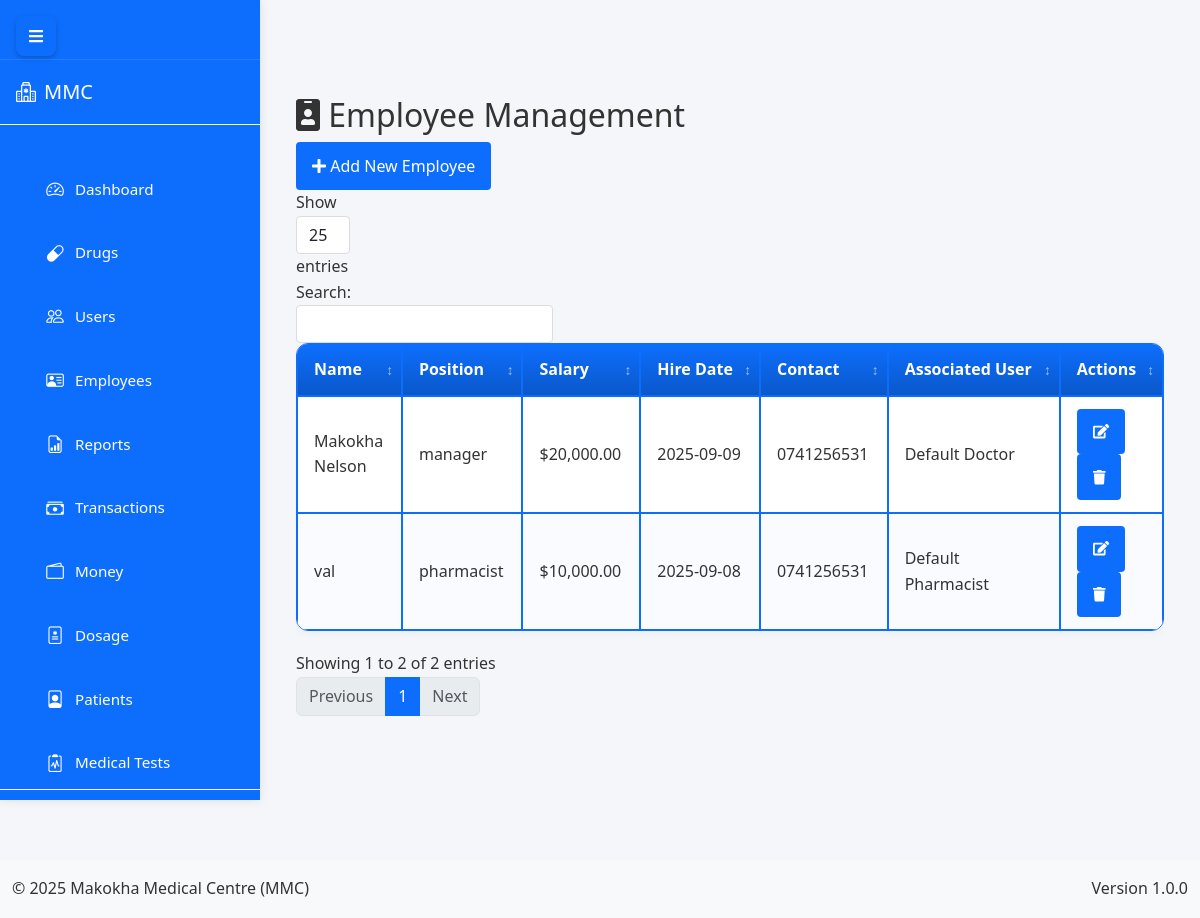
The app's page /admin/employees (signed in) with its own data.
### app.py (models this page shows, shortened)
class Employee(db.Model):
    __tablename__ = 'employees'
    id = db.Column(db.Integer, primary_key=True)
    name = db.Column(db.String(100), nullable=False)
    position = db.Column(db.String(100))
    salary = db.Column(db.Float)
    hire_date = db.Column(db.Date)
    contact = db.Column(db.String(100))
    user_id = db.Column(db.Integer, db.ForeignKey('user.id'))
    created_at = db.Column(db.DateTime, default=lambda: datetime.now(timezone.utc))
    updated_at = db.Column(db.DateTime, default=lambda: datetime.now(timezone.utc), onupdate=lambda: datetime.now(timezone.utc))
    payrolls = db.relationship('Payroll', backref='employee', lazy=True)
    user = db.relationship('User', backref='employee')

class User(db.Model, UserMixin):
    __tablename__ = 'user'
    id = db.Column(db.Integer, primary_key=True)
    username = db.Column(db.String(50), unique=True, nullable=False)
    email = db.Column(db.String(100), unique=True, nullable=False)
    password = db.Column(db.String(200), nullable=False)
    role = db.Column(db.String(20), nullable=False, default='user')
    is_active = db.Column(db.Boolean, default=True)
    last_login = db.Column(db.DateTime)
    profile_picture = db.Column(db.String(255))
    created_at = db.Column(db.DateTime, default=lambda: datetime.now(timezone.utc))
    updated_at = db.Column(db.DateTime, default=lambda: datetime.now(timezone.utc), onupdate=lambda: datetime.now(timezone.utc))

### app.py (the view, shortened to what this page needs)
@app.route('/admin/employees', methods=['GET', 'POST'])
@login_required
def manage_employees():
    if current_user.role != 'admin':
        flash('Unauthorized access', 'danger')
        return redirect(url_for('home'))
    employees = Employee.query.all()
    users = User.query.filter(User.role != 'admin').all()
    return render_template('admin/employees.html',
                        employees=employees,
                        users=users,
                        User=User)  # Pass the User model to template

### app.py (called while the page is built, shortened)
@app.before_request
def initialize_data():
    global _first_request
    if not _first_request:
        return

@app.context_processor
def inject_current_date():
    return {'current_date': date.today().strftime('%Y-%m-%d')}

@app.context_processor
def inject_csrf_token():
    return dict(csrf_token=generate_csrf)

@app.context_processor
def utility_processor():
    def decrypt_data(encrypted_data):
        if not encrypted_data:
            return ""
        try:
            return Config.decrypt_data_static(encrypted_data)
        except:
            return "[Decryption Error]"
    return dict(decrypt_data=decrypt_data)

    @login_manager.user_loader
    def load_user(user_id):
        return db.session.get(User, int(user_id))

### templates/admin/employees.html (shortened to what this page needs)
{% extends "base.html" %}
{% block content %}
<div class="content">
    <div class="page-header">
        <h2><i class="fas fa-id-badge"></i> Employee Management</h2>
        <div class="page-actions">
            <button class="btn btn-primary" data-toggle="modal" data-target="#addEmployeeModal">
                <i class="fas fa-plus"></i> Add New Employee
            </button>
        </div>
    </div>
    <div class="table-responsive">
        <table class="data-table" id="employeesTable">
            <thead>
                <tr>
                    <th>Name</th>
                    <th>Position</th>
                    <th>Salary</th>
                    <th>Hire Date</th>
                    <th>Contact</th>
                    <th>Associated User</th>
                    <th>Actions</th>
                </tr>
            </thead>
            <tbody>
                {% for employee in employees %}
                <tr>
                    <td>{{ employee.name }}</td>
                    <td>{{ employee.position }}</td>
                    <td>{{ "${:,.2f}".format(employee.salary) if employee.salary else 'N/A' }}</td>
                    <td>{{ employee.hire_date.strftime('%Y-%m-%d') if employee.hire_date else 'N/A' }}</td>
                    <td>{{ employee.contact if employee.contact else 'N/A' }}</td>
                    <td>
                        {% if employee.user_id %}
                            {% set user = User.query.get(employee.user_id) %}
                            {{ user.username if user else 'N/A' }}
                        {% else %}
                            N/A
                        {% endif %}
                    </td>
                    <td>
                        <button class="btn btn-sm btn-edit" data-id="{{ employee.id }}" data-toggle="modal" data-target="#editEmployeeModal">
                            <i class="fas fa-edit"></i>
                        </button>
                        <button class="btn btn-sm btn-delete" data-id="{{ employee.id }}">
                            <i class="fas fa-trash"></i>
                        </button>
                    </td>
                </tr>
                {% endfor %}
            </tbody>
        </table>
    </div>
</div>
{% endblock %}

### static/css/style.css (style rules this page uses)
:root { --primary-color: #3498db; --secondary-color: #2980b9; --success-color: #2ecc71; --danger-color: #e74c3c; --warning-color: #f39c12; --info-color: #1abc9c; --light-color: #ecf0f1; --dark-color: #2c3e50; --gray-color: #95a5a6; --white-color: #ffffff; --black-color: #000000; --sidebar-width: 250px; --sidebar-collapsed-width: 0; --top-bar-height: 60px; --shadow: 0 2px 10px rgba(0, 0, 0, 0.1); --transition: all 0.3s ease; }
* { margin: 0; padding: 0; box-sizing: border-box; font-family: 'Segoe UI', Tahoma, Geneva, Verdana, sans-serif; }
.btn { position: relative; z-index: auto; }
.content, .main-content, .dashboard-container { position: static !important; overflow: visible !important; }
body { background-color: #f5f6fa; color: #333; line-height: 1.6; overflow-x: hidden; }
button, input, select, textarea { font-family: inherit; font-size: inherit; }
.btn { display: inline-block; padding: 8px 16px; border: none; border-radius: 4px; background-color: var(--primary-color); color: white; cursor: pointer; transition: var(--transition); }
.btn-sm { padding: 5px 10px; font-size: 0.9rem; }
.btn-primary { background-color: var(--primary-color); }
.content { flex: 1; padding: 20px; overflow-y: auto; }
.data-table { width: 100%; border-collapse: collapse; margin-bottom: 20px; }
.data-table th, .data-table td { padding: 12px 15px; text-align: left; border-bottom: 1px solid #eee; }
.data-table th { background-color: #f8f9fa; font-weight: 600; color: var(--dark-color); }

### templates/base.html (style rules this page uses)
:root { --sidebar-width: 260px; --sidebar-collapsed-width: 70px; --primary-color: #0d6efd; --secondary-color: #6c757d; --header-height: 60px; --transition-speed: 0.3s; --border-color: rgba(255, 255, 255, 0.1); --table-blue: #0d6efd; --table-white: #ffffff; }
body { -webkit-text-size-adjust: 100%; -webkit-tap-highlight-color: transparent; touch-action: manipulation; }
.btn, .nav-link, .dropdown-item, input[type="checkbox"] + label, .table .actions-column .btn { min-height: var(--tap-min-size); min-width: var(--tap-min-size); padding: 12px 16px; }
.table-responsive { overflow-x: auto; -webkit-overflow-scrolling: touch; }
table th { background-color: var(--table-blue) !important; color: var(--table-white) !important; }
table, table th, table td { border: 1px solid var(--table-blue) !important; }
table { border-collapse: collapse; }
.table-container { overflow-x: auto; -webkit-overflow-scrolling: touch; margin-bottom: 1.25rem; }
table.table-enhanced { width: 100%; border-collapse: separate; border-spacing: 0; background: #fff; border: 1px solid var(--table-blue); border-radius: 12px; overflow: hidden; box-shadow: 0 2px 10px rgba(0,0,0,0.04); }
.table-enhanced thead th { position: sticky; top: 0; background: linear-gradient(180deg, var(--table-blue), #0a58ca) !important; color: var(--table-white) !important; z-index: 2; padding: 0.75rem 1rem; font-weight: 600; white-space: nowrap; border-bottom: 1px solid var(--table-blue); }
.table-enhanced tbody td { padding: 0.75rem 1rem; border-bottom: 1px solid var(--table-blue); vertical-align: middle; background: #fff; }
.table-enhanced tbody tr:nth-child(even) td { background: #fafbff; }
.table-enhanced thead th.sortable { cursor: pointer; position: relative; padding-right: 1.5rem; }
.table-enhanced thead th.sortable::after { content: '\2195'; position: absolute; right: 0.5rem; top: 50%; transform: translateY(-50%); opacity: 0.6; font-size: 0.85rem; }
.table-container { overflow-x: auto; -webkit-overflow-scrolling: touch; margin-bottom: 1.5rem; }

### records on screen
Employee: name "Makokha Nelson", position "manager", salary "$20,000.00", hire_date "2025-09-09", contact "0741256531"
User: username "Default Doctor"
Employee: name "val", position "pharmacist", salary "$10,000.00", hire_date "2025-09-08", contact "0741256531"
User: username "Default Pharmacist"
